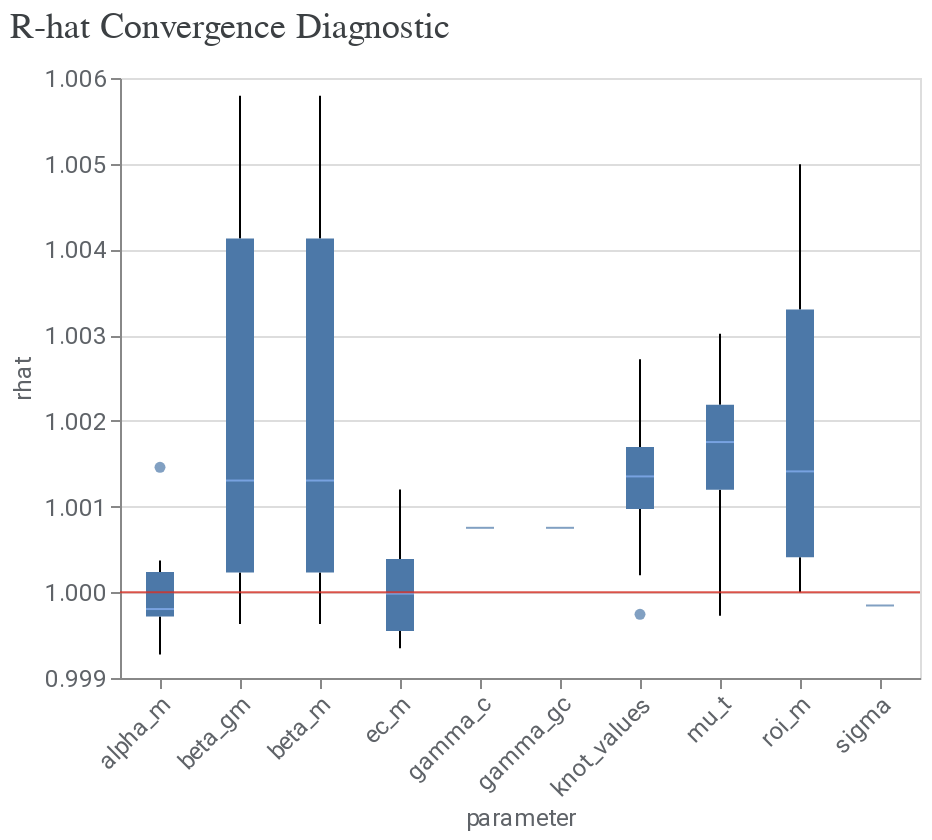

The notebook cell this image was saved under:
### Markdown cell above
After the model is built, you must assess convergence, debug the model if needed, and then assess the model fit.

1\. Assess convergence. Run the following code to generate r-hat statistics. R-hat close to 1.0 indicate convergence. R-hat < 1.2 indicates approximate convergence and is a reasonable threshold for many problems.

### Code cell
model_diagnostics = visualizer.ModelDiagnostics(mmm)
model_diagnostics.plot_rhat_boxplot()

### Figure 1 — Vega-Lite specification as saved in the notebook (floating-point values rounded to 4 significant figures; data arrays with more than 128 entries replaced by an {"elided": "..."} marker saying what was removed)
{"config": {"view": {"continuousWidth": 300, "continuousHeight": 300}, "axis": {"labelColor": "#5F6368", "labelFont": "Roboto", "labelFontSize": 12, "titleColor": "#5F6368", "titleFont": "Roboto", "titleFontSize": 12, "titleFontWeight": "normal"}}, "layer": [{"data": {"name": "data-6f3c94e973358dcd38e3629e49843b3d"}, "mark": {"type": "boxplot", "median": {"color": "#8AB4F8"}, "outliers": {"filled": true}}, "encoding": {"x": {"axis": {"labelAngle": -45}, "field": "parameter", "type": "nominal"}, "y": {"field": "rhat", "scale": {"zero": false}, "type": "quantitative"}}}, {"data": {"name": "empty"}, "mark": {"type": "rule", "color": "#D93025", "opacity": 0.8}, "encoding": {"y": {"datum": 1}}}], "title": {"text": "R-hat Convergence Diagnostic", "anchor": "start", "color": "#3C4043", "font": "Google Sans Display", "fontSize": 18, "fontWeight": "normal", "offset": 10}, "width": 400, "$schema": "https://vega.github.io/schema/vega-lite/v5.20.1.json", "datasets": {"data-6f3c94e973358dcd38e3629e49843b3d": {"elided": "816 records"}, "empty": [{}]}}
